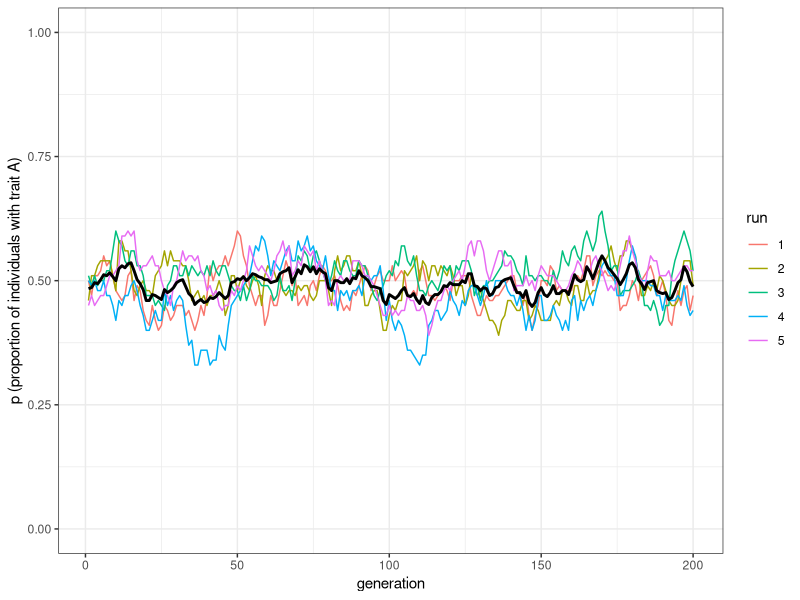
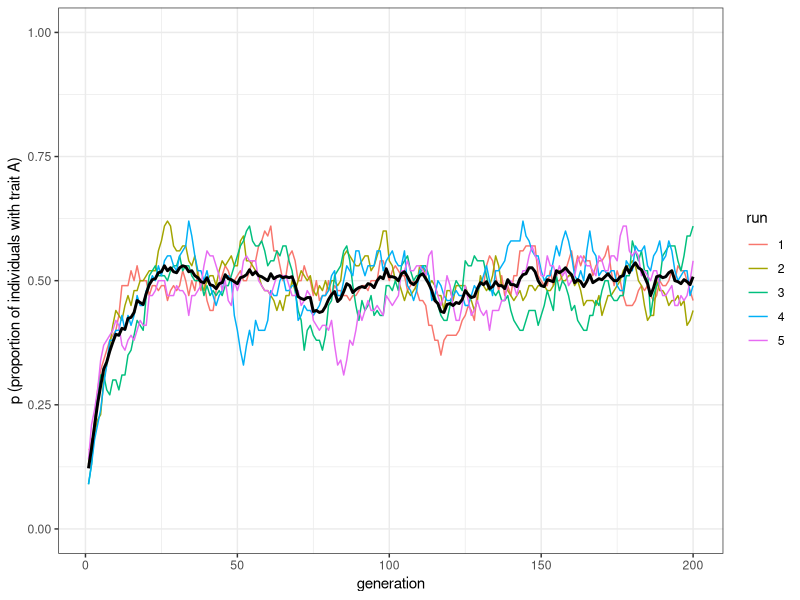
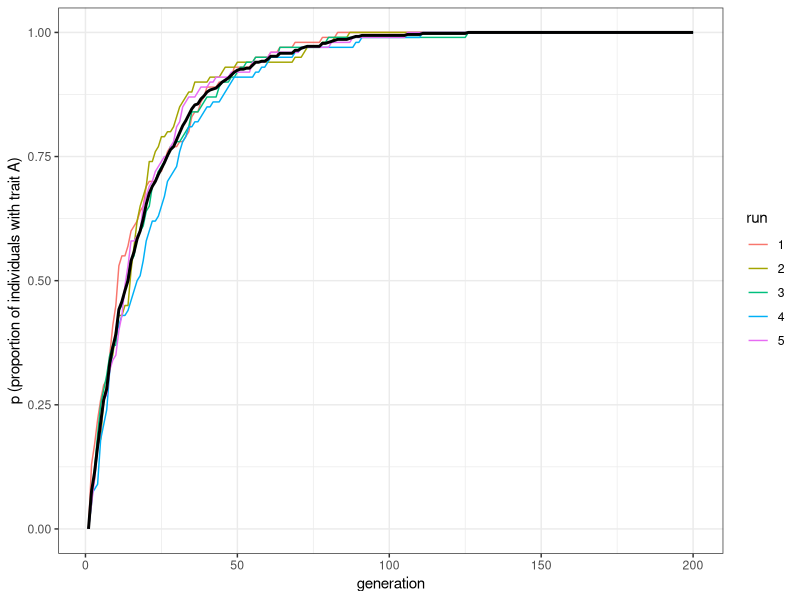
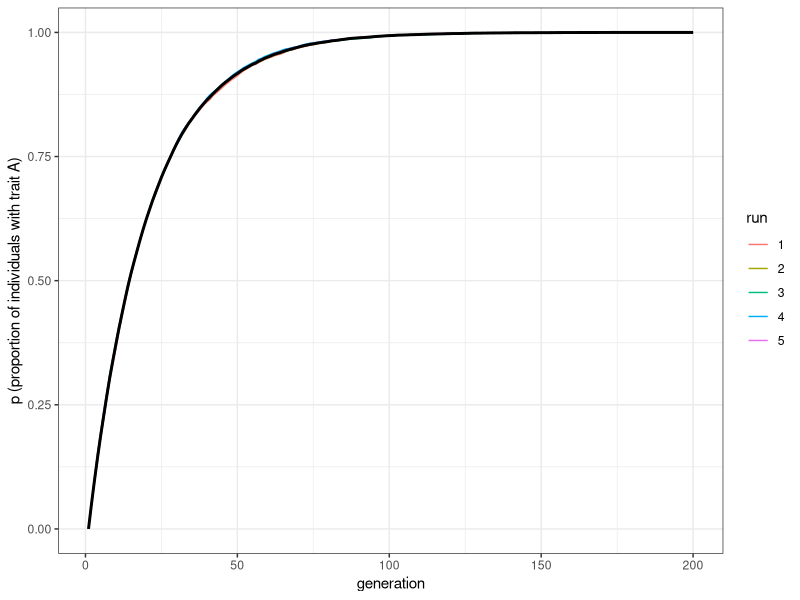
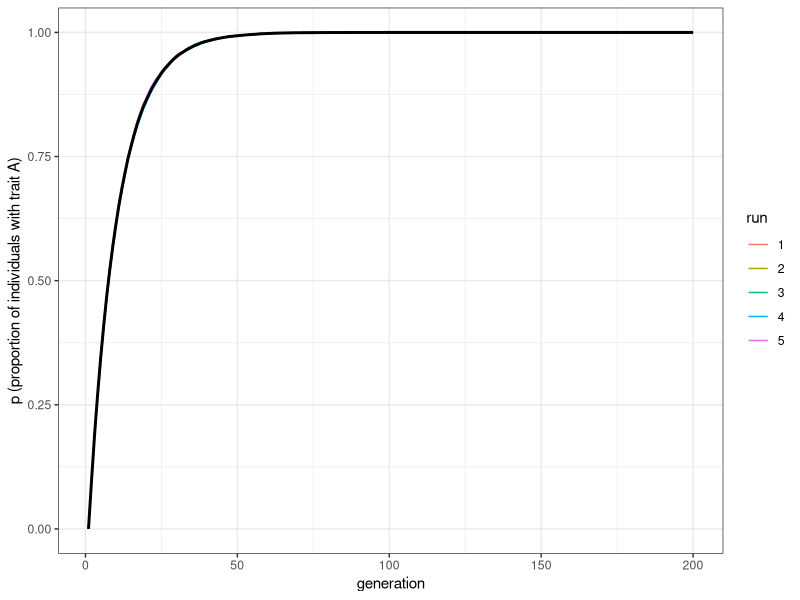
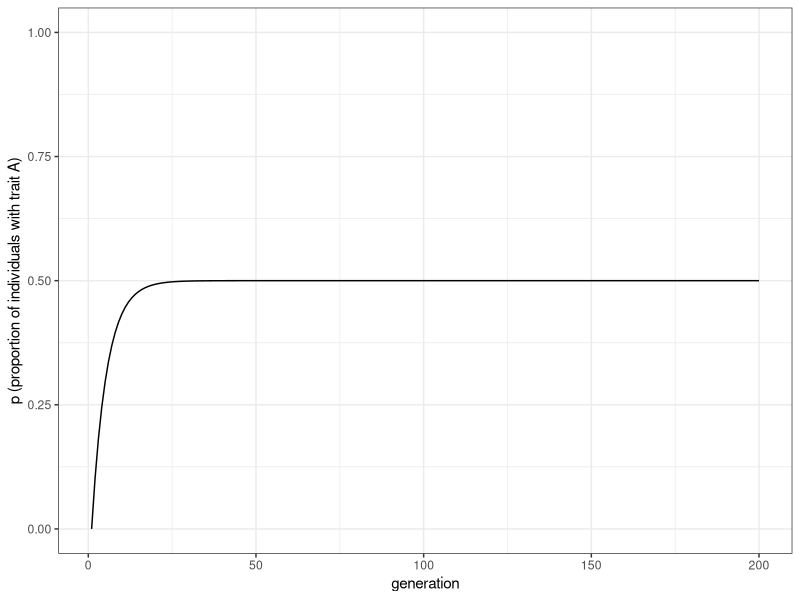
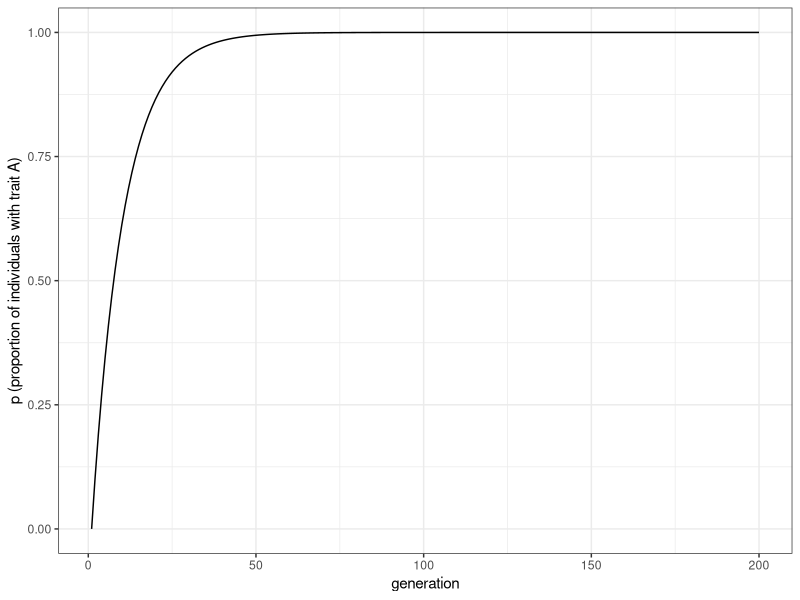

These charts were generated, in order, by the following R code:
## ---- chunk 1
library(tidyverse)

unbiased_mutation <- function(N, mu, p_0, t_max, r_max) {
  output <- tibble(generation = rep(1:t_max, r_max), p = as.numeric(rep(NA, t_max * r_max)), run = as.factor(rep(1:r_max, each = t_max))) # create the output tibble

  for (r in 1:r_max) {
    population <- tibble(trait = sample(c("A", "B"), N, replace = TRUE, prob = c(p_0, 1 - p_0)))

    output[output$generation == 1 & output$run == r, ]$p <- sum(population$trait == "A") / N # add first generation's p for run r
    for (t in 2:t_max) {
      previous_population <- population # copy individuals to previous_population tibble

      mutate <- sample(c(TRUE, FALSE), N, prob = c(mu, 1 - mu), replace = TRUE) # determine 'mutant' individuals

      if (nrow(population[mutate & previous_population$trait == "A", ]) > 0) { # if there are 'mutants' from A to B
        population[mutate & previous_population$trait == "A", ]$trait <- "B" # then flip them to B
      }

      if (nrow(population[mutate & previous_population$trait == "B", ]) > 0) { # if there are 'mutants' from B to A
        population[mutate & previous_population$trait == "B", ]$trait <- "A" # then flip them to A
      }
      output[output$generation == t & output$run == r, ]$p <- sum(population$trait == "A") / N # get p and put it into output slot for this generation t and run r
    }
  }
  output # export data from function
}
## ---- chunk 2
plot_multiple_runs <- function(data_model) {
  ggplot(data = data_model, aes(y = p, x = generation)) +
    geom_line(aes(colour = run)) +
    stat_summary(fun = mean, geom = "line", size = 1) +
    ylim(c(0, 1)) +
    theme_bw() +
    labs(y = "p (proportion of individuals with trait A)")
}
## ---- chunk 3
data_model <- unbiased_mutation(N = 100, mu = 0.05, p_0 = 0.5, t_max = 200, r_max = 5)
plot_multiple_runs(data_model)
## ---- chunk 4
data_model <- unbiased_mutation(N = 100, mu = 0.05, p_0 = 0.1, t_max = 200, r_max = 5)
plot_multiple_runs(data_model)
## ---- chunk 5
biased_mutation <- function(N, mu_b, p_0, t_max, r_max) {
  output <- tibble(generation = rep(1:t_max, r_max), p = as.numeric(rep(NA, t_max * r_max)), run = as.factor(rep(1:r_max, each = t_max))) # create the output tibble

  for (r in 1:r_max) {
    population <- tibble(trait = sample(c("A", "B"), N, replace = TRUE, prob = c(p_0, 1 - p_0)))

    output[output$generation == 1 & output$run == r, ]$p <- sum(population$trait == "A") / N # add first generation's p for run r
    for (t in 2:t_max) {
      previous_population <- population # copy individuals to previous_population tibble

      mutate <- sample(c(TRUE, FALSE), N, prob = c(mu_b, 1 - mu_b), replace = TRUE) # find 'mutant' individuals

      if (nrow(population[mutate & previous_population$trait == "B", ]) > 0) {
        population[mutate & previous_population$trait == "B", ]$trait <- "A" # if individual was B and mutates, flip to A
      }
      output[output$generation == t & output$run == r, ]$p <- sum(population$trait == "A") / N # get p and put it into output slot for this generation t and run r
    }
  }
  output # export data from function
}
## ---- chunk 6
data_model <- biased_mutation(N = 100, mu_b = 0.05, p_0 = 0, t_max = 200, r_max = 5)
plot_multiple_runs(data_model)
## ---- chunk 7
data_model <- biased_mutation(N = 10000, mu_b = 0.05, p_0 = 0, t_max = 200, r_max = 5)
plot_multiple_runs(data_model)
## ---- chunk 8
data_model <- biased_mutation(N = 10000, mu_b = 0.1, p_0 = 0, t_max = 200, r_max = 5)
plot_multiple_runs(data_model)
## ---- chunk 9

p_0 <- 0
t_max <- 200
mu <- 0.1

pop_analytical <- tibble(p = rep(NA, t_max), generation = 1:t_max)
pop_analytical$p[1] <- p_0

for (i in 2:t_max) {
  pop_analytical$p[i] <- pop_analytical$p[i - 1] * (1 - mu) + (1 - pop_analytical$p[i - 1]) * mu
}

ggplot(data = pop_analytical, aes(y = p, x = generation)) +
  geom_line() +
  ylim(c(0, 1)) +
  theme_bw() +
  labs(y = "p (proportion of individuals with trait A)")
## ---- chunk 10

p_0 <- 0
t_max <- 200
mu_b <- 0.1

pop_analytical <- tibble(p = rep(NA, t_max), generation = 1:t_max)
pop_analytical$p[1] <- p_0

for (i in 2:t_max) {
  pop_analytical$p[i] <- pop_analytical$p[i - 1] + (1 - pop_analytical$p[i - 1]) * mu_b
}

ggplot(data = pop_analytical, aes(y = p, x = generation)) +
  geom_line() +
  ylim(c(0, 1)) +
  theme_bw() +
  labs(y = "p (proportion of individuals with trait A)")
